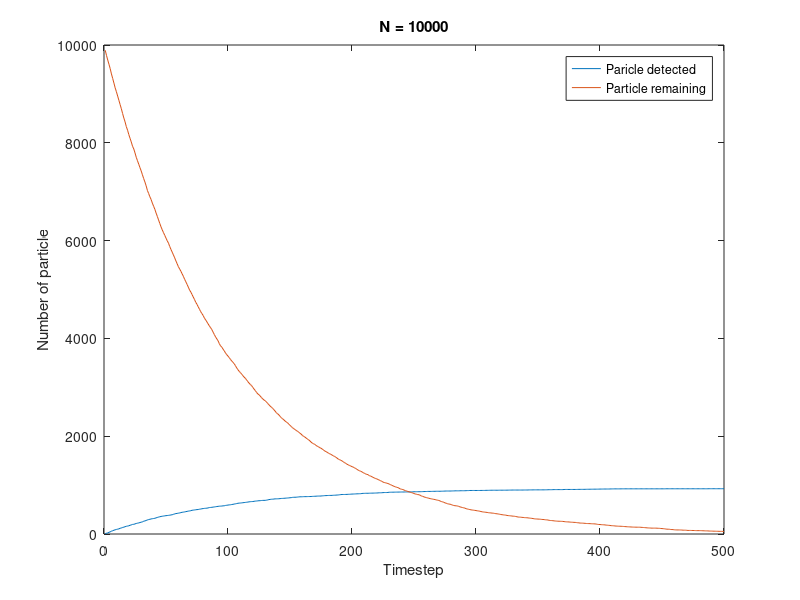

Reproduce this figure in MATLAB.
N = 10000; %Number of particles

p = zeros(4,N);%Postions of particle
p(4,:) = zeros(1,N);%4th column tells you whether the particle already decayed or not

%Put the particles into random places
for i = 1:N
   p(1,i) = rand;
   p(2,i) = rand;
   p(3,i) = rand;
end

tstep = 500; %Number of timestep for particles to decay
count = 0; %number of particle detected
nremain = N; %number of particle remaining
countvec = zeros(tstep); %empty vector to store the number of particle detected and number of particle reamining
remainvec = zeros(tstep);
for i = 1:tstep %For each timestep
   for j = 1:N %For each paricle
     if((p(1,j) ~= 0)&&(p(2,j) ~= 0)&&(p(3,j) ~= 0))%detemine whether the paricle decay or not
         if(rand<0.01)%rand returns the uniform distribution between 0 to 1 and rand<0.01 returns whether the particle decayed or not
            dir = [rand-0.5;rand-0.5;rand-0.5];%direction of alpha particle
            nremain = nremain - 1;
            if(dir(3)<0)
                t = -p(3,j)/dir(3);%calculating the intersection with x-y plane
                xfin = p(1,j)+dir(1)*t;
                yfin = p(2,j)+dir(2)*t;
                %display(t)
                if(((xfin-0.5)^2+(yfin-0.5)^2)<(0.4)^2)%determine whether the intersetion is inside the circle
                   count = count + 1;
                end
            end
            p(1,j)=0;%Move decayed particles to origin
            p(2,j)=0;
            p(3,j)=0;
         end
     end
   end
   countvec(i) = count;
   remainvec(i) = nremain;
end

figure()
plot(countvec(1:500))
title(['N = ',num2str(N)])
xlabel('Timestep')
ylabel('Number of particle')
hold on
plot(remainvec(1:500))
legend('Paricle detected','Particle remaining')